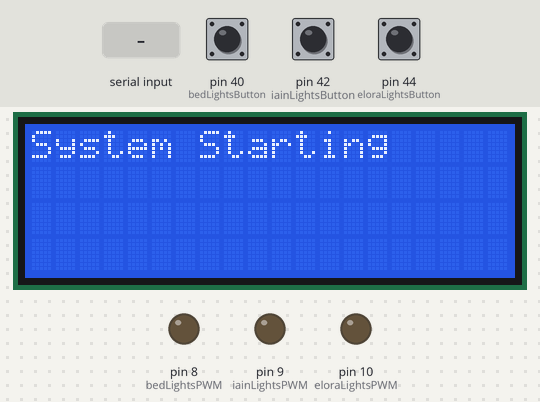
Simulated run of this sketch. Board: Arduino Mega 2560, built with avr-gcc and run on an emulated ATmega2560. Parts: 20×4 character LCD, output pins drawn as LEDs (lit = HIGH). Inputs (shaded band) come from the test bench; at power-on: pin 40 (bedLightsButton) HIGH, pin 42 (iainLightsButton) HIGH, pin 44 (eloraLightsButton) HIGH.

Above: at 1.2 s.
1.3 s: pin 40 (bedLightsButton) pulled LOW for 0.15 s
At 2.6 s:
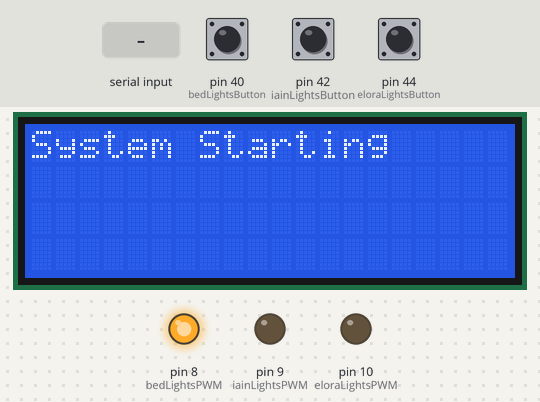
2.9 s: pin 42 (iainLightsButton) pulled LOW for 0.15 s
At 3.9 s:
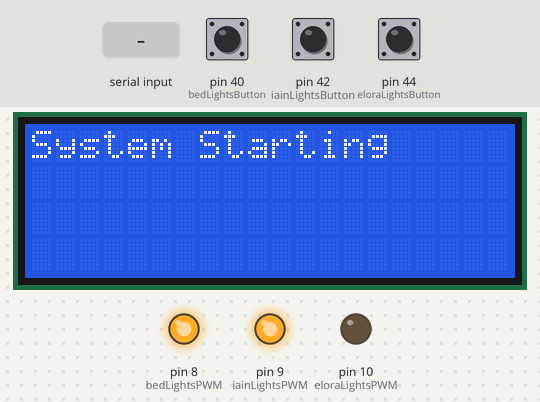
4.5 s: pin 44 (eloraLightsButton) pulled LOW for 0.15 s
At 5.1 s:
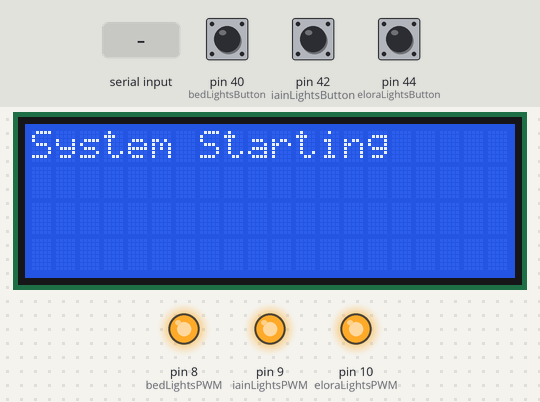
6.1 s: "30,150\n" received over Serial
At 7.0 s:
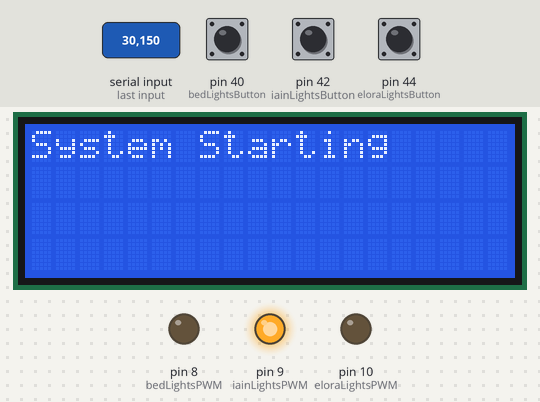
7.6 s: "3\n" received over Serial
At 8.0 s:
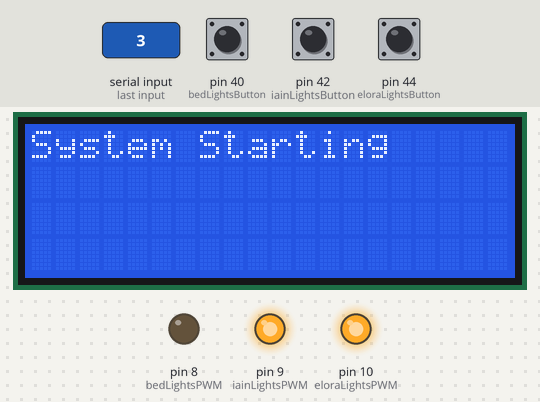
9.1 s: pin 42 (iainLightsButton) pulled LOW for 1 s
At 11.1 s:
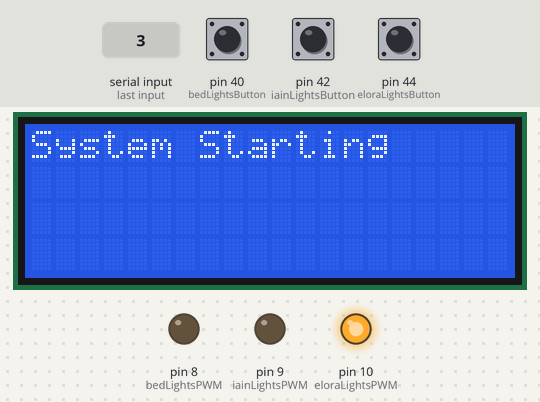
Timing chart, 0 to 12.6 s (numbered marks = the images above; inputs shaded):
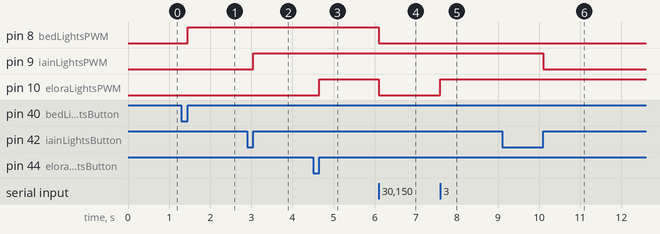

Measured:
- after the input at 1.3 s, pin 8 (bedLightsPWM): LOW → HIGH after 0.15 s
- after the input at 2.9 s, pin 9 (iainLightsPWM): LOW → HIGH after 0.15 s
- after the input at 4.5 s, pin 10 (eloraLightsPWM): LOW → HIGH after 0.15 s
- after the input at 6.1 s, pin 8 (bedLightsPWM), pin 10 (eloraLightsPWM): HIGH → LOW at once
- after the input at 7.6 s, pin 10 (eloraLightsPWM): LOW → HIGH at once
- after the input at 9.1 s, pin 9 (iainLightsPWM): HIGH → LOW after 1.0 s

The sketch:

Bedroom_Control.ino
```cpp
/*Tesduino Script*/
#include <Wire.h>/tmp/buildf0f5612a78456c3e260f7c6ba47d8bf9.tmp/Bedroom_Control.ino.hex
#include <LCD.h>
#include <LiquidCrystal_I2C.h>
#include <DS3231.h>
#include <MenuSystem.h>
#include <Time.h>

#define NANO_1_ADDRESS 0x04
#define NANO_2_ADDRESS 0x05

#define I2C_ADDR    0x27 // <<----- Add your address here.  Find it from I2C Scanner
#define BACKLIGHT_PIN     3
#define En_pin  2
#define Rw_pin  1
#define Rs_pin  0
#define D4_pin  4
#define D5_pin  5
#define D6_pin  6
#define D7_pin  7

const byte bedLightsButton = 40;
const byte iainLightsButton = 42;
const byte eloraLightsButton = 44;
const byte bedLightsPWM = 8;
const byte iainLightsPWM = 9;
const byte eloraLightsPWM = 10;
int bedLightsVal = 0;
int iainLightsVal = 0;
int eloraLightsVal = 0;
int bedLightsState = LOW;
int iainLightsState = LOW;
int eloraLightsState = LOW;
int bedLightsReading;
int iainLightsReading;
int eloraLightsReading;
int bedLightsPrevious = LOW;
int iainLightsPrevious = LOW;
int eloraLightsPrevious = LOW;

volatile bool systemStart = true;
unsigned long previousTime = 0;
unsigned long currentTime;
String dow;
String time;
String date;
long debounce_time = 0;
long debounce = 200;

int number = 0;
int state = 0;

LiquidCrystal_I2C lcd(I2C_ADDR,En_pin,Rw_pin,Rs_pin,D4_pin,D5_pin,D6_pin,D7_pin);
DS3231  rtc(SDA, SCL);

void lcdSystemStart() {
    lcd.clear();
    lcd.setCursor(0,0);
    lcd.print("System Starting");
}

void lcdDisplay(){
    lcd.clear();
    lcd.setCursor(0,0);
    lcd.print("Bedroom Iain's Side");
    display_time();
    lcd.setCursor(0,2);
    //lcd.print("Runtime = ");
    //lcd.setCursor(13,2);
    //lcd.print(number);
    }

void normal_run(){
    currentTime = millis();
    int analog_value = analogRead(A0);
    if((currentTime - previousTime >= 1000) &! (systemStart)){
        lcdDisplay();
        number++;
        previousTime = currentTime;
    }
    if((systemStart) && (currentTime - previousTime >= 3000)){
        systemStart = false;
        previousTime = currentTime;
    }
}

void display_time(){
  long time_now;
  dow = rtc.getDOWStr();
  date = rtc.getDateStr();
  time = rtc.getTimeStr();
  Serial.println(time);
}
void run_time(long val){
  int days = elapsedDays(val);
  int hours = numberOfHours(val);
  int minutes = numberOfMinutes(val);
  int seconds = numberOfSeconds(val);
  Serial.print(days,DEC);
  printDigits(hours);
  printDigits(minutes);
  printDigits(seconds);
  Serial.println();
}

void printDigits(byte digits){
 // utility function for digital clock display: prints colon and leading 0
 Serial.print(":");
 if(digits < 10)
   Serial.print('0');
 Serial.print(digits,DEC);
}

void button_check(){
  bedLightsReading = digitalRead(bedLightsButton);
  if (bedLightsReading == HIGH && bedLightsPrevious == LOW && millis() - debounce_time > debounce) {
    if (bedLightsState == HIGH)
      bedLightsState = LOW;
    else
      bedLightsState = HIGH;
    debounce_time = millis();
  }
  digitalWrite(bedLightsPWM, bedLightsState);
  bedLightsPrevious = bedLightsReading;
  iainLightsReading = digitalRead(iainLightsButton);
  if (iainLightsReading == HIGH && iainLightsPrevious == LOW && millis() - debounce_time > debounce) {
    if (iainLightsState == HIGH)
      iainLightsState = LOW;
    else
      iainLightsState = HIGH;
    debounce_time = millis();
  }
  digitalWrite(iainLightsPWM, iainLightsState);
  iainLightsPrevious = iainLightsReading;
  eloraLightsReading = digitalRead(eloraLightsButton);
  if (eloraLightsReading == HIGH && eloraLightsPrevious == LOW && millis() - debounce_time > debounce) {
    if (eloraLightsState == HIGH)
      eloraLightsState = LOW;
    else
      eloraLightsState = HIGH;
    debounce_time = millis();
  }
  digitalWrite(eloraLightsPWM, eloraLightsState);
  eloraLightsPrevious = eloraLightsReading;
}

void light(int n){
  switch ( n ) {
    case 1:
    {
      if (bedLightsState == HIGH)
        bedLightsState = LOW;
      else
        bedLightsState = HIGH;
      }
      break;
    case  2:
    {
     if (iainLightsState == HIGH)
        iainLightsState = LOW;
    else
        iainLightsState = HIGH;
      }
      break;
    case 3:
    {
     if (eloraLightsState == HIGH)
      eloraLightsState = LOW;
    else
      eloraLightsState = HIGH;
      }
      break;
    }
  }

void lightcheck(){
  String package;
  if (iainLightsState == HIGH){
    Serial.println("Iains Lights On");
  }
  else if (iainLightsState == LOW){
    Serial.println("Iains Lights Off");
  }
  if (eloraLightsState == HIGH){
    Serial.println("Eloras Lights On");
  }
  else if (eloraLightsState == LOW){
    Serial.println("Eloras Lights Off");
  }
  if (bedLightsState == HIGH){
    Serial.println("Bed Lights On");
  }
  else if (bedLightsState == LOW){
    Serial.println("Bed Lights Off");
  }
}

void setup(){
  pinMode(bedLightsButton, INPUT_PULLUP);
  pinMode(iainLightsButton, INPUT_PULLUP);
  pinMode(eloraLightsButton, INPUT_PULLUP);
  pinMode(bedLightsPWM, OUTPUT);
  pinMode(iainLightsPWM, OUTPUT);
  pinMode(eloraLightsPWM, OUTPUT);
  lcd.begin (20, 4);
  lcd.setBacklightPin(BACKLIGHT_PIN,POSITIVE);
  lcd.setBacklight(160);
  lcd.home ();
  previousTime = millis();
  Serial.begin(9600);
  rtc.begin();
  //rtc.setDOW(WEDNESDAY);     // Set Day-of-Week to SUNDAY
  //rtc.setTime(19, 17, 00);     // Set the time to 12:00:00 (24hr format)
  //rtc.setDate(19, 7, 2016);   // Set the date to January 1st, 2014
  lcdSystemStart();
}

void loop(){
//  lightcheck();
  if (Serial.available()) {
    light(Serial.read() - '0' );
  }
  button_check();
}
```
